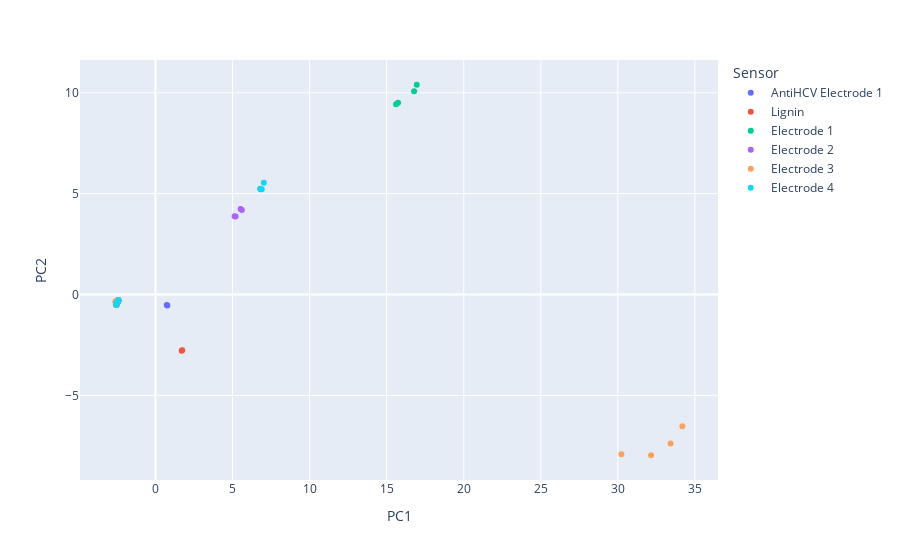

Source (notebook cell):
### Code cell
# 4. Scores plot
# check API documentation for plotly.express https://plotly.com/python/3d-scatter-plots

import plotly.express as px

fig = px.scatter(df_scores, x='PC1', y='PC2', color='Sensor')
fig.show()

### Figure 1 — Plotly figure (JSON) as saved in the notebook; plotly's stock layout.template omitted (floating-point values rounded to 4 significant figures)
{"data": [{"hovertemplate": "Sensor=AntiHCV Electrode 1<br>PC1=%{x}<br>PC2=%{y}<extra></extra>", "legendgroup": "AntiHCV Electrode 1", "marker": {"color": "#636efa", "symbol": "circle"}, "mode": "markers", "name": "AntiHCV Electrode 1", "orientation": "v", "showlegend": true, "type": "scatter", "x": [-2.544, -2.542, -2.527, -2.526, -2.496, -2.494, -2.471, -2.469, 0.7348, 0.7709, -2.42, -2.419], "xaxis": "x", "y": [-0.4977, -0.493, -0.4508, -0.4458, -0.4257, -0.4209, -0.3912, -0.3865, -0.5215, -0.5406, -0.3224, -0.3177], "yaxis": "y"}, {"hovertemplate": "Sensor=Lignin<br>PC1=%{x}<br>PC2=%{y}<extra></extra>", "legendgroup": "Lignin", "marker": {"color": "#EF553B", "symbol": "circle"}, "mode": "markers", "name": "Lignin", "orientation": "v", "showlegend": true, "type": "scatter", "x": [-2.542, -2.541, -2.535, -2.534, -2.496, -2.494, -2.471, -2.469, 1.735, 1.702, -2.42, -2.419], "xaxis": "x", "y": [-0.4996, -0.4946, -0.4395, -0.4349, -0.4257, -0.4209, -0.3912, -0.3865, -2.759, -2.786, -0.3224, -0.3177], "yaxis": "y"}, {"hovertemplate": "Sensor=Electrode 1<br>PC1=%{x}<br>PC2=%{y}<extra></extra>", "legendgroup": "Electrode 1", "marker": {"color": "#00cc96", "symbol": "circle"}, "mode": "markers", "name": "Electrode 1", "orientation": "v", "showlegend": true, "type": "scatter", "x": [-2.53, -2.53, -2.529, -2.516, -2.531, -2.531, -2.53, -2.517, -2.496, -2.496, -2.494, -2.482, -2.471, -2.471, -2.469, -2.457, 16.78, 15.61, 15.74, 16.95, -2.42, -2.42, -2.419, -2.406], "xaxis": "x", "y": [-0.5177, -0.5161, -0.512, -0.47, -0.4467, -0.4466, -0.4422, -0.3992, -0.4257, -0.4252, -0.4209, -0.3781, -0.3912, -0.3908, -0.3865, -0.3437, 10.08, 9.426, 9.5, 10.4, -0.3224, -0.322, -0.3177, -0.2749], "yaxis": "y"}, {"hovertemplate": "Sensor=Electrode 2<br>PC1=%{x}<br>PC2=%{y}<extra></extra>", "legendgroup": "Electrode 2", "marker": {"color": "#ab63fa", "symbol": "circle"}, "mode": "markers", "name": "Electrode 2", "orientation": "v", "showlegend": true, "type": "scatter", "x": [-2.542, -2.542, -2.54, -2.528, -2.531, -2.53, -2.529, -2.517, -2.496, -2.496, -2.494, -2.482, -2.471, -2.471, -2.469, -2.457, 5.524, 5.136, 5.199, 5.603, -2.42, -2.42, -2.419, -2.406], "xaxis": "x", "y": [-0.5001, -0.4997, -0.4956, -0.4531, -0.446, -0.446, -0.4415, -0.3982, -0.4257, -0.4252, -0.4209, -0.3781, -0.3912, -0.3908, -0.3865, -0.3437, 4.235, 3.877, 3.864, 4.188, -0.3224, -0.322, -0.3177, -0.2749], "yaxis": "y"}, {"hovertemplate": "Sensor=Electrode 3<br>PC1=%{x}<br>PC2=%{y}<extra></extra>", "legendgroup": "Electrode 3", "marker": {"color": "#FFA15A", "symbol": "circle"}, "mode": "markers", "name": "Electrode 3", "orientation": "v", "showlegend": true, "type": "scatter", "x": [-2.538, -2.538, -2.536, -2.522, -2.579, -2.582, -2.584, -2.572, -2.496, -2.496, -2.494, -2.482, -2.471, -2.471, -2.469, -2.457, 30.23, 32.16, 33.42, 34.19, -2.42, -2.42, -2.419, -2.406], "xaxis": "x", "y": [-0.5058, -0.5059, -0.5029, -0.4611, -0.3757, -0.3701, -0.3621, -0.317, -0.4257, -0.4252, -0.4209, -0.3781, -0.3912, -0.3908, -0.3865, -0.3437, -7.918, -7.966, -7.381, -6.53, -0.3224, -0.322, -0.3177, -0.2749], "yaxis": "y"}, {"hovertemplate": "Sensor=Electrode 4<br>PC1=%{x}<br>PC2=%{y}<extra></extra>", "legendgroup": "Electrode 4", "marker": {"color": "#19d3f3", "symbol": "circle"}, "mode": "markers", "name": "Electrode 4", "orientation": "v", "showlegend": true, "type": "scatter", "x": [-2.543, -2.543, -2.542, -2.529, -2.531, -2.531, -2.53, -2.517, -2.496, -2.496, -2.494, -2.482, -2.471, -2.471, -2.469, -2.457, 6.895, 6.822, 6.793, 7.029, -2.42, -2.42, -2.419, -2.406], "xaxis": "x", "y": [-0.4984, -0.498, -0.4938, -0.4513, -0.4451, -0.445, -0.4409, -0.3982, -0.4257, -0.4252, -0.4209, -0.3781, -0.3912, -0.3908, -0.3865, -0.3437, 5.224, 5.216, 5.242, 5.538, -0.3224, -0.322, -0.3177, -0.2749], "yaxis": "y"}], "layout": {"legend": {"title": {"text": "Sensor"}, "tracegroupgap": 0}, "margin": {"t": 60}, "xaxis": {"anchor": "y", "domain": [0, 1], "title": {"text": "PC1"}}, "yaxis": {"anchor": "x", "domain": [0, 1], "title": {"text": "PC2"}}}}
